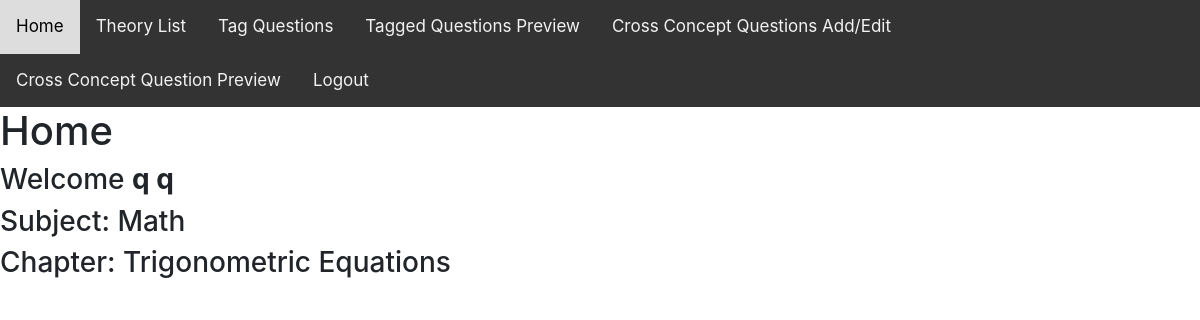
/theory/ (signed in), run on the app's committed database.
### accounts/models.py (models this page shows, shortened)
class User(AbstractBaseUser, PermissionsMixin):
    username = models.CharField(max_length=254,unique=True)
    first_name = models.CharField(max_length=30)
    last_name = models.CharField(max_length=150)
    subject = models.ForeignKey('theoryTag.Subject', default=None, on_delete=models.SET_NULL, blank=True, null=True)
    chapter = models.ForeignKey('theoryTag.Chapter', default=None, on_delete=models.SET_NULL, blank=True, null=True)
    is_admin = models.BooleanField(default=False)
    is_staff = models.BooleanField(default=False)
    can_add_theory = models.BooleanField(default=True)
    can_edit_theory = models.BooleanField(default=True)
    can_see_theory = models.BooleanField(default=True)
    can_add_tag = models.BooleanField(default=True)
    can_see_tag = models.BooleanField(default=True)
    can_add_cross = models.BooleanField(default=True)
    can_see_cross = models.BooleanField(default=True)
    objects = UserManager()
    USERNAME_FIELD = 'username'
    REQUIRED_FIELDS = ['first_name', 'last_name']

### theoryTag/models.py (models this page shows)
class Subject(models.Model):
    name = models.CharField(max_length=100,unique=True)
    def __str__(self):
        return self.name

class Chapter(models.Model):
    name = models.CharField(max_length=100)
    subject = models.ForeignKey(Subject,related_name="chapters",on_delete=models.CASCADE)
    class Meta:
        unique_together=('name','subject')
    def __str__(self):
        return self.name

### templates/home.html (shortened to what this page needs)
{% extends "layout.html" %}
{% block content %}
  <h1>Home</h1>
  <h3>Welcome <strong>{{ request.user.first_name }} {{ request.user.last_name }}</strong></h3>
  <h3>Subject: {{ request.user.subject }}</h3>
  <h3>Chapter: {{ request.user.chapter }}</h3>
{% endblock %}

### data on the page
User: user.first_name "q", user.last_name "q", user.subject "Math", user.chapter "Trigonometric Equations"
